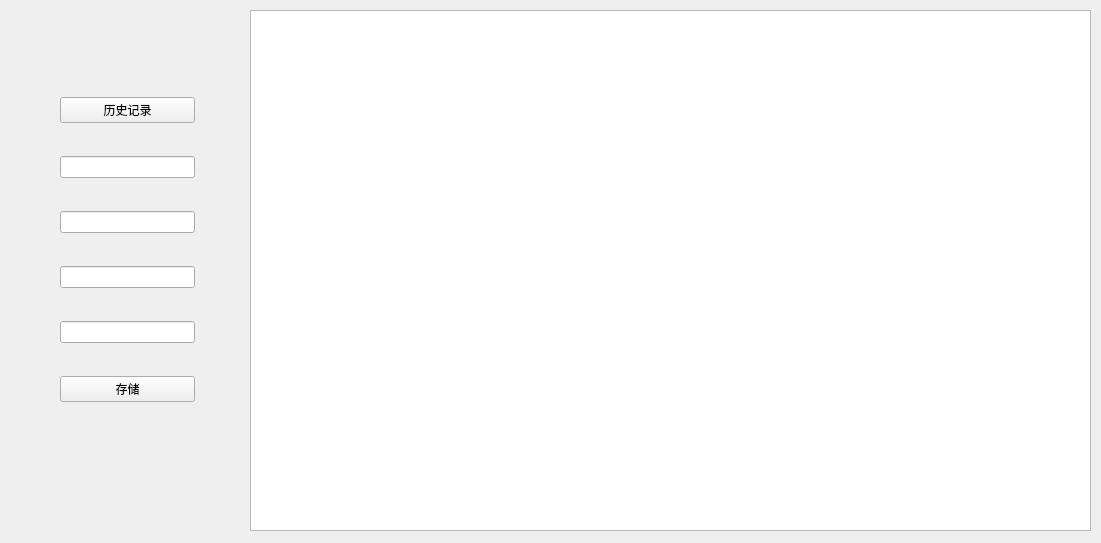
<?xml version="1.0" encoding="UTF-8"?>
<ui version="4.0">
 <class>Form</class>
 <widget class="QWidget" name="Form">
  <property name="geometry">
   <rect>
    <x>0</x>
    <y>0</y>
    <width>1101</width>
    <height>543</height>
   </rect>
  </property>
  <property name="windowTitle">
   <string>Form</string>
  </property>
  <widget class="QTableWidget" name="tableWidget">
   <property name="geometry">
    <rect>
     <x>250</x>
     <y>10</y>
     <width>841</width>
     <height>521</height>
    </rect>
   </property>
  </widget>
  <widget class="QWidget" name="">
   <property name="geometry">
    <rect>
     <x>60</x>
     <y>70</y>
     <width>135</width>
     <height>359</height>
    </rect>
   </property>
   <layout class="QVBoxLayout" name="verticalLayout">
    <item>
     <widget class="QPushButton" name="button1">
      <property name="text">
       <string>历史记录</string>
      </property>
     </widget>
    </item>
    <item>
     <widget class="QLineEdit" name="line1"/>
    </item>
    <item>
     <widget class="QLineEdit" name="line2"/>
    </item>
    <item>
     <widget class="QLineEdit" name="line3"/>
    </item>
    <item>
     <widget class="QLineEdit" name="line4"/>
    </item>
    <item>
     <widget class="QPushButton" name="button2">
      <property name="text">
       <string>存储</string>
      </property>
     </widget>
    </item>
   </layout>
  </widget>
 </widget>
 <resources/>
 <connections>
  <connection>
   <sender>button1</sender>
   <signal>clicked()</signal>
   <receiver>Form</receiver>
   <slot>progress1()</slot>
   <hints>
    <hint type="sourcelabel">
     <x>111</x>
     <y>73</y>
    </hint>
    <hint type="destinationlabel">
     <x>310</x>
     <y>51</y>
    </hint>
   </hints>
  </connection>
  <connection>
   <sender>button2</sender>
   <signal>clicked()</signal>
   <receiver>Form</receiver>
   <slot>progress2()</slot>
   <hints>
    <hint type="sourcelabel">
     <x>107</x>
     <y>434</y>
    </hint>
    <hint type="destinationlabel">
     <x>106</x>
     <y>355</y>
    </hint>
   </hints>
  </connection>
 </connections>
 <slots>
  <slot>progress1()</slot>
  <slot>progress2()</slot>
 </slots>
</ui>
